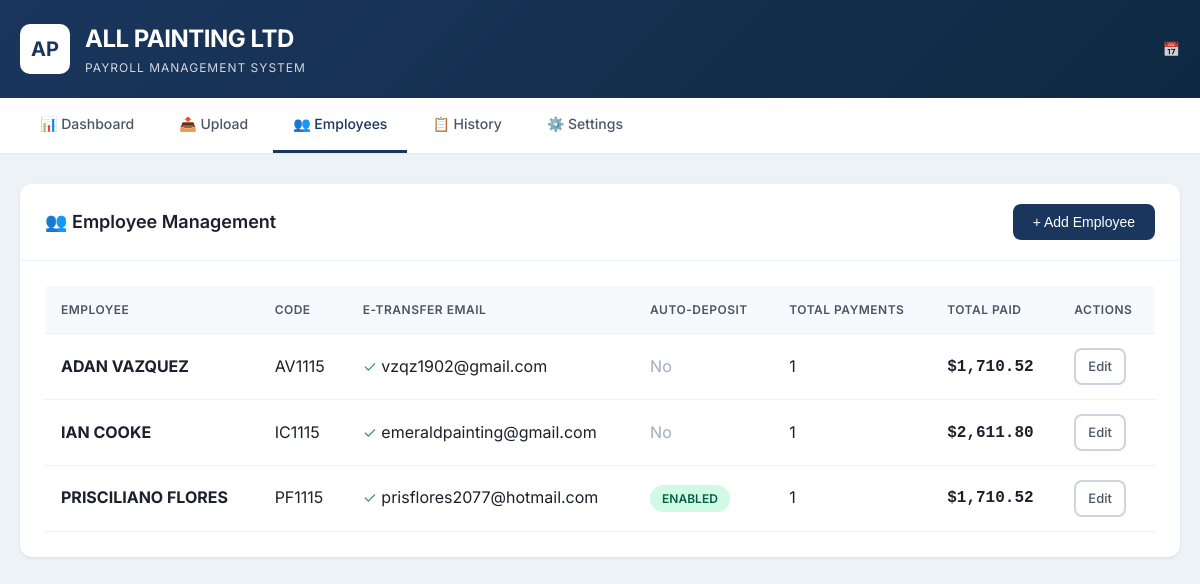
The page /employees on the database its author committed.
### tables this page shows
CREATE TABLE employees (
            id INTEGER PRIMARY KEY AUTOINCREMENT,
            name TEXT UNIQUE NOT NULL,
            employee_code TEXT,
            etransfer_email TEXT,
            security_question TEXT,
            security_answer TEXT,
            auto_deposit INTEGER DEFAULT 0,
            active INTEGER DEFAULT 1,
            created_at TIMESTAMP DEFAULT CURRENT_TIMESTAMP,
            updated_at TIMESTAMP DEFAULT CURRENT_TIMESTAMP
        );

### app.py (the view, shortened to what this page needs)
@app.route('/employees', methods=['GET', 'POST'])
def employees():
    conn = get_db()
    employees = conn.execute('''
        SELECT e.*,
               (SELECT COUNT(*) FROM payments WHERE employee_id = e.id) as payment_count,
               (SELECT SUM(net_pay) FROM payments WHERE employee_id = e.id AND status = 'sent') as total_paid
        FROM employees e
        WHERE active = 1
        ORDER BY name
    ''').fetchall()
    conn.close()
    return render_template('employees.html', employees=employees)

### app.py (called while the page is built)
def get_db():
    conn = sqlite3.connect(DB_PATH)
    conn.row_factory = sqlite3.Row
    return conn

### templates/employees.html (shortened to what this page needs)
{% extends "base.html" %}
{% block content %}
<div class="card">
    <div class="card-header">
        <h2>👥 Employee Management</h2>
        <button class="btn btn-primary" onclick="showAddEmployee()">+ Add Employee</button>
    </div>
    <div class="card-body">
        {% if employees %}
        <div class="table-container">
            <table>
                <thead>
                    <tr>
                        <th>Employee</th>
                        <th>Code</th>
                        <th>E-Transfer Email</th>
                        <th>Auto-Deposit</th>
                        <th>Total Payments</th>
                        <th>Total Paid</th>
                        <th>Actions</th>
                    </tr>
                </thead>
                <tbody>
                    {% for emp in employees %}
                    <tr>
                        <td>
                            <strong>{{ emp.name }}</strong>
                        </td>
                        <td>{{ emp.employee_code or '—' }}</td>
                        <td>
                            {% if emp.etransfer_email %}
                                <span style="color: var(--accent);">✓</span>
                                {{ emp.etransfer_email }}
                            {% else %}
                                <span style="color: var(--warning);">⚠️ Not set</span>
                            {% endif %}
                        </td>
                        <td>
                            {% if emp.auto_deposit %}
                                <span class="badge badge-sent">Enabled</span>
                            {% else %}
                                <span style="color: var(--gray-400);">No</span>
                            {% endif %}
                        </td>
                        <td>{{ emp.payment_count or 0 }}</td>
                        <td>
                            <span class="amount">${{ '{:,.2f}'.format(emp.total_paid or 0) }}</span>
                        </td>
                        <td>
                            <a href="{{ url_for('employee_detail', id=emp.id) }}" class="btn btn-outline" style="padding: 6px 12px; font-size: 13px;">
                                Edit
                            </a>
                        </td>
                    </tr>
                    {% endfor %}
                </tbody>
            </table>
        </div>
        {% else %}
        <div style="text-align: center; padding: 60px;">
            <div style="font-size: 48px; margin-bottom: 15px;">👥</div>
            <h3 style="color: var(--gray-600); margin-bottom: 10px;">No Employees Yet</h3>
            <p style="color: var(--gray-500);">Employees will be added automatically when you upload payroll files</p>
        </div>
        {% endif %}
    </div>
</div>
{% endblock %}

### templates/base.html (style rules this page uses)
:root { --primary: #1a365d; --primary-light: #2c5282; --primary-dark: #0f2942; --accent: #38a169; --accent-light: #48bb78; --warning: #dd6b20; --danger: #e53e3e; --gray-50: #f7fafc; --gray-100: #edf2f7; --gray-200: #e2e8f0; --gray-300: #cbd5e0; --gray-400: #a0aec0; --gray-500: #718096; --gray-600: #4a5568; --gray-700: #2d3748; --gray-800: #1a202c; }
* { margin: 0; padding: 0; box-sizing: border-box; }
body { font-family: 'Inter', -apple-system, BlinkMacSystemFont, sans-serif; background: var(--gray-100); color: var(--gray-800); line-height: 1.6; }
.card { background: white; border-radius: 12px; box-shadow: 0 1px 3px rgba(0,0,0,0.1); overflow: hidden; }
.card-header { padding: 20px 25px; border-bottom: 1px solid var(--gray-100); display: flex; justify-content: space-between; align-items: center; }
.card-header h2 { font-size: 18px; font-weight: 600; color: var(--gray-800); }
.card-body { padding: 25px; }
.table-container { overflow-x: auto; }
table { width: 100%; border-collapse: collapse; }
th, td { padding: 14px 16px; text-align: left; border-bottom: 1px solid var(--gray-100); }
th { background: var(--gray-50); font-weight: 600; font-size: 12px; text-transform: uppercase; letter-spacing: 0.5px; color: var(--gray-600); }
.btn { display: inline-flex; align-items: center; gap: 8px; padding: 10px 20px; border: none; border-radius: 8px; font-size: 14px; font-weight: 500; cursor: pointer; transition: all 0.2s; text-decoration: none; }
.btn-primary { background: var(--primary); color: white; }
.btn-outline { background: transparent; border: 2px solid var(--gray-300); color: var(--gray-600); }
.badge { display: inline-block; padding: 4px 12px; border-radius: 20px; font-size: 12px; font-weight: 600; text-transform: uppercase; }
.badge-sent { background: #d1fae5; color: #065f46; }
.amount { font-family: 'SF Mono', 'Fira Code', monospace; font-weight: 600; }

### rows shown on the page
employees: name "ADAN VAZQUEZ", employee_code "AV1115", etransfer_email "vzqz1902@gmail.com", auto_deposit "No", active "1", total_paid "1,710.52"
employees: name "IAN COOKE", employee_code "IC1115", etransfer_email "emeraldpainting@gmail.com", auto_deposit "No", active "1", total_paid "2,611.80"
employees: name "PRISCILIANO FLORES", employee_code "PF1115", etransfer_email "prisflores2077@hotmail.com", auto_deposit "ENABLED", payment_count "1", total_paid "1,710.52"
